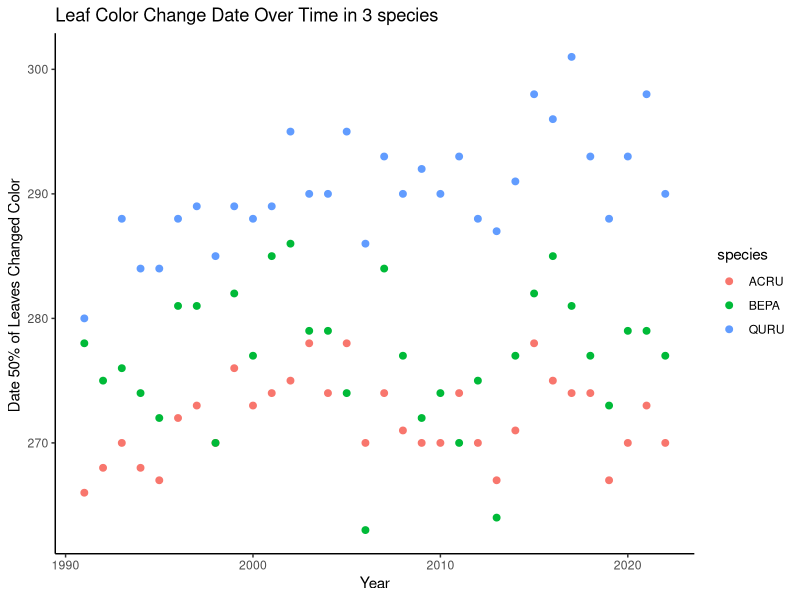

Write R code to recreate this figure.
## ---- chunk 1
knitr::opts_chunk$set(echo = TRUE)
library(tidyverse)
library(ggplot2)
## ---- chunk 2
pheno <- read.csv(file="hf003-08-fall-mean-spp.csv") #read in the data
pheno %>% #pipe in data
  #filter in correct species
  filter(species=="ACRU"|species=="BEPA"|species=="QURU") %>% 
  ggplot(aes(x = year, y = lc_doy)) + #set year as x axis and julian day of change as the y
  geom_point(aes(color=species, fill=species), size=2) + 
  ggtitle("Leaf Color Change Date Over Time in 3 species")+ #add title
  xlab("Year") + #label x axis
  ylab("Date 50% of Leaves Changed Color ") + #label y axis
  theme_classic() #changing background
